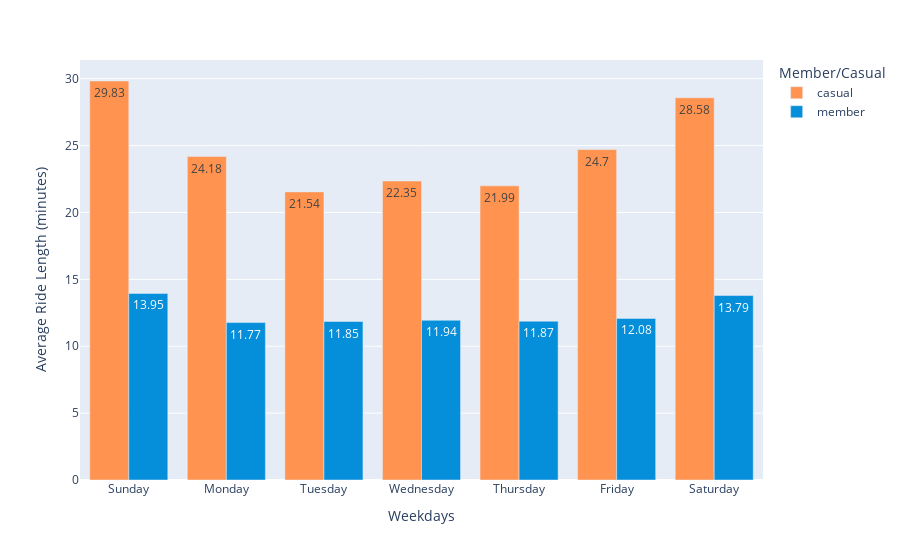

Notebook code for this chart:
### Code cell
fig_6 = round(df.groupby(['day_of_week', 'member_casual'], as_index=False)['ride_length'].mean(),2)

px.bar(fig_6, x = 'day_of_week', y = 'ride_length',
        color = 'member_casual',
        barmode='group',
        text = 'ride_length', 
        labels = {'ride_length': 'Average Ride Length (minutes)', 'member_casual': 'Member/Casual', 'day_of_week': 'Weekdays'},
        hover_name = 'member_casual', hover_data = {'member_casual': False, 'ride_length': True}, 
        color_discrete_map = {'casual': '#FF934F', 'member': '#058ED9'})

### Figure 1 — Plotly figure (JSON) as saved in the notebook; plotly's stock layout.template omitted (floating-point values rounded to 4 significant figures)
{"data": [{"alignmentgroup": "True", "customdata": [["casual"], ["casual"], ["casual"], ["casual"], ["casual"], ["casual"], ["casual"]], "hovertemplate": "<b>%{hovertext}</b><br><br>Weekdays=%{x}<br>Average Ride Length (minutes)=%{text}<extra></extra>", "hovertext": ["casual", "casual", "casual", "casual", "casual", "casual", "casual"], "legendgroup": "casual", "marker": {"color": "#FF934F", "pattern": {"shape": ""}}, "name": "casual", "offsetgroup": "casual", "orientation": "v", "showlegend": true, "text": [29.83, 24.18, 21.54, 22.35, 21.99, 24.7, 28.58], "textposition": "auto", "type": "bar", "x": ["Sunday", "Monday", "Tuesday", "Wednesday", "Thursday", "Friday", "Saturday"], "xaxis": "x", "y": [29.83, 24.18, 21.54, 22.35, 21.99, 24.7, 28.58], "yaxis": "y"}, {"alignmentgroup": "True", "customdata": [["member"], ["member"], ["member"], ["member"], ["member"], ["member"], ["member"]], "hovertemplate": "<b>%{hovertext}</b><br><br>Weekdays=%{x}<br>Average Ride Length (minutes)=%{text}<extra></extra>", "hovertext": ["member", "member", "member", "member", "member", "member", "member"], "legendgroup": "member", "marker": {"color": "#058ED9", "pattern": {"shape": ""}}, "name": "member", "offsetgroup": "member", "orientation": "v", "showlegend": true, "text": [13.95, 11.77, 11.85, 11.94, 11.87, 12.08, 13.79], "textposition": "auto", "type": "bar", "x": ["Sunday", "Monday", "Tuesday", "Wednesday", "Thursday", "Friday", "Saturday"], "xaxis": "x", "y": [13.95, 11.77, 11.85, 11.94, 11.87, 12.08, 13.79], "yaxis": "y"}], "layout": {"barmode": "group", "legend": {"title": {"text": "Member/Casual"}, "tracegroupgap": 0}, "margin": {"t": 60}, "xaxis": {"anchor": "y", "domain": [0, 1], "title": {"text": "Weekdays"}}, "yaxis": {"anchor": "x", "domain": [0, 1], "title": {"text": "Average Ride Length (minutes)"}}}}
